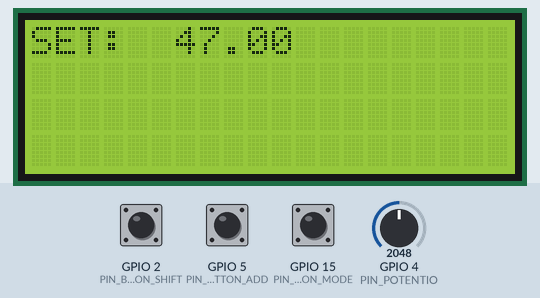
Simulated run of this sketch. Board: ESP32. Parts: 20×4 character LCD. The test bench sets the inputs (shaded band); at power-on: GPIO 15 (PIN_BUTTON_MODE) HIGH, GPIO 4 (PIN_POTENTIO) = 2048, GPIO 2 (PIN_BUTTON_SHIFT) HIGH, GPIO 5 (PIN_BUTTON_ADD) HIGH. EEPROM starts erased.

Above: at 1.2 s.
1.3 s: GPIO 15 (PIN_BUTTON_MODE) pulled LOW for 0.15 s
At 2.5 s:
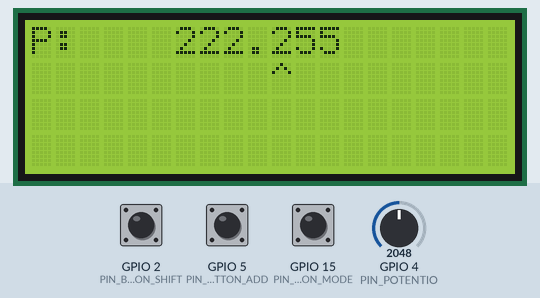
2.9 s: GPIO 15 (PIN_BUTTON_MODE) pulled LOW for 1 s
At 4.4 s:
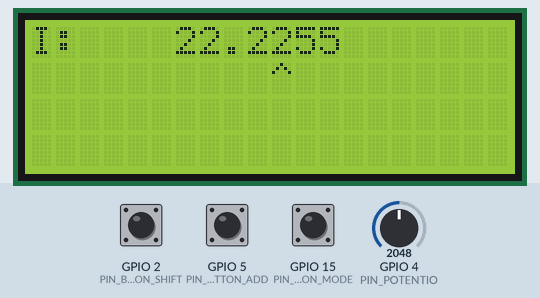
5.4 s: GPIO 15 (PIN_BUTTON_MODE) pulled LOW for 0.15 s
At 6.0 s:
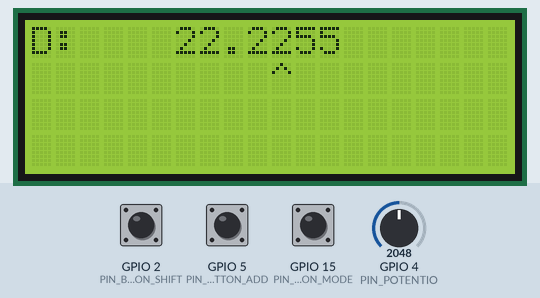
7.0 s: GPIO 15 (PIN_BUTTON_MODE) pulled LOW for 3.2 s
At 7.9 s:
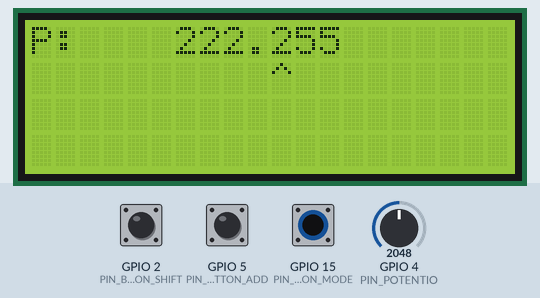
13.2 s: GPIO 4 (PIN_POTENTIO) set to 2866
At 14.1 s:
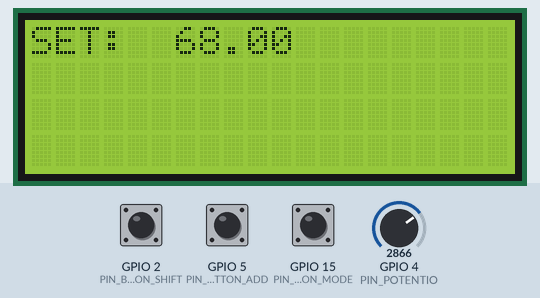
14.8 s: GPIO 4 (PIN_POTENTIO) set to 491
At 16.2 s:
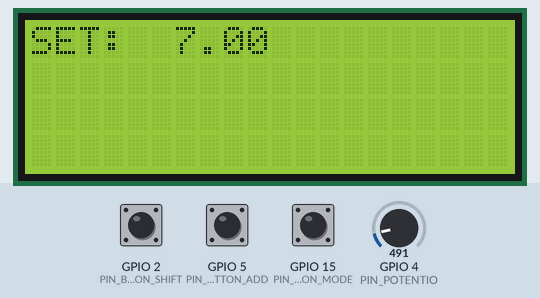
Timing chart, 0 to 17.8 s (numbered marks = the images above; inputs shaded):
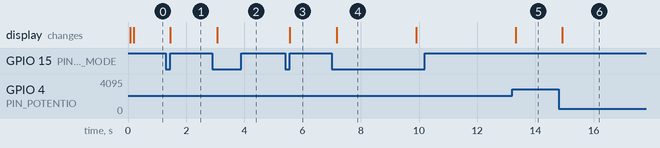

The sketch:

esp32_arduino.ino
```cpp
#include <Wire.h>
#include <LiquidCrystal_I2C.h>
#include <EEPROM.h>

#include "fsm.h"

#define PIN_BUTTON_MODE   15
#define PIN_BUTTON_SHIFT  2
#define PIN_BUTTON_ADD    5
#define PIN_POTENTIO      4

LiquidCrystal_I2C lcd(0x27,20,4);  // set the LCD address to 0x27 for a 16 chars and 2 line display

// BUTTON INPUT SIGNAL
int button_mode = 0, button_shift = 0, button_add = 0;

// DEBOUNCER SIGNAL
int count_deb_shift = 0, count_deb_add = 0, count_deb_mode = 0;
int state_deb_shift = STATE_DETECT, state_deb_add = STATE_DETECT, state_deb_mode = STATE_DETECT;
int deb_shift = 0, deb_add = 0, deb_mode = 0;

// FSM_MODE SIGNAL
int state_mode = MODE_START;
int counter_mode = 0;

// FSM_NUM_SHIFT SIGNAL
int state_num_shift = BLOCK_1;

// PARAMETER
float Kp, Ki, Kd;

// NUM_ADD SIGNAL
int num_block_p[4] = {0, 0, 0, 0};
int num_block_i[4] = {0, 0, 0, 0};
int num_block_d[4] = {0, 0, 0, 0};

// PID VAR
float integral = 0;
float last_err = 0;

// SETPOINT (POTENTIO)
float setpoint = 0.0;

// COMMUNICATION WITH MOTOR
int next_valid = 0;
float motor_out = 0.0, pid_out = 0.0;
String buff;
int available = 0;

void pid(float input, float *output, float setpoint, float kp, float ki, float kd, float time){

    float error = setpoint - input;
    integral += error * time;
    float deriv = (last_err - error)/time;
    last_err = error;
    *output = kp * error + ki * integral + kd * deriv;

}

void read_eeprom(){
  Kp = EEPROM.read(0);
  Ki = EEPROM.read(1);
  Kd = EEPROM.read(2);

  for(int z=0; z<4; z++){
    num_block_p[z] = EEPROM.read(3+z);
  }
  for(int z=0; z<4; z++){
    num_block_i[z] = EEPROM.read(7+z);
  }
  for(int z=0; z<4; z++){
    num_block_d[z] = EEPROM.read(11+z);
  }
}

void write_eeprom(){
  EEPROM.writeFloat(0, Kp);
  EEPROM.writeFloat(1, Ki);
  EEPROM.writeFloat(2, Kd);

  for(int z=0; z<4; z++){
    EEPROM.write(3+z, num_block_p[z]);
  }

  for(int z=0; z<4; z++){
    EEPROM.write(7+z, num_block_i[z]);
  }

  for(int z=0; z<4; z++){
    EEPROM.write(11+z, num_block_d[z]);
  }
  EEPROM.commit();
}

void setup() {
  EEPROM.begin(64);
  read_eeprom();
  param_assign(num_block_p, num_block_i, num_block_d, &Kp, &Ki, &Kd);
  lcd.init();
  lcd.backlight();
  Serial.begin(115200);
  pinMode(PIN_BUTTON_MODE, INPUT_PULLUP);
  pinMode(PIN_BUTTON_SHIFT, INPUT_PULLUP);
  pinMode(PIN_BUTTON_ADD, INPUT_PULLUP);
  pinMode(PIN_POTENTIO, INPUT);

  // Task untuk button dan display pada core 0
  xTaskCreatePinnedToCore(button_task, "Button Task", 2048, NULL, 2, NULL, 0);
  xTaskCreatePinnedToCore(display_task, "Display Task", 2048, NULL, 1, NULL, 0);
    // Task untuk kontrol PID pada core 1
  xTaskCreatePinnedToCore(main_control, "Main Task", 2048, NULL, 1, NULL, 1);
  xTaskCreatePinnedToCore(main_config, "Main Config Task", 2048, NULL, 2, NULL, 0);
}

void animate_shift(int mode, int shift_block, int num_block[4]){
    int y = 3;
    int dot_pos;
    switch(mode){
        case MODE_P:
            dot_pos = 3;
            break;

        case MODE_I:
            dot_pos = 2;
            break;

        case MODE_D:
            dot_pos = 2;
            break;

        default:
            break;
    }
    for(int x = 0; x < 5; x++){
        lcd.setCursor(6 + x, 0);
        if(x == dot_pos){
            lcd.print(".");
        }
        else{
            lcd.print(num_block[y]);
            if(y == shift_block){
                lcd.setCursor(6 + x, 1);
                lcd.print("^");
            }
            y--;
        }
    }
}

void display_task(void *pvParam){
  while(1){
    TickType_t xLastWakeTime = xTaskGetTickCount();

    switch(state_mode){
      case MODE_START:
        lcd.clear();
        lcd.setCursor(0,0);
        lcd.print("SET: ");
        lcd.setCursor(6,0);
        lcd.print(setpoint);
        break;

      case MODE_P:
        lcd.clear();
        lcd.setCursor(0,0);
        lcd.print("P: ");
        animate_shift(MODE_P, state_num_shift, num_block_p);
        break;

      case MODE_I:
        lcd.clear();
        lcd.setCursor(0,0);
        lcd.print("I: ");
        animate_shift(MODE_I, state_num_shift, num_block_i);
        break;

      case MODE_D:
        lcd.clear();
        lcd.setCursor(0,0);
        lcd.print("D: ");
        animate_shift(MODE_D, state_num_shift, num_block_d);
        break;

      default:
        break;
    }

    vTaskDelay(100/portTICK_PERIOD_MS);
  }
}

void button_task(void *pvParam){
  while(1){
    TickType_t xLastWakeTime = xTaskGetTickCount();
        if(digitalRead(PIN_BUTTON_SHIFT)==0){
            button_shift = READ_SHIFT;
        }
        else{
            button_shift = 0;
        }

        if(digitalRead(PIN_BUTTON_ADD) == 0){
            button_add = READ_ADD;
        }
        else{
            button_add = 0;
        }

        if(digitalRead(PIN_BUTTON_MODE) == 0){
            button_mode = READ_MODE;
        }
        else{
            button_mode = 0;
        }

        setpoint = map(analogRead(PIN_POTENTIO), 200, 4095, 0, 100);

    vTaskDelay(50/portTICK_PERIOD_MS);
  }
}

void main_control(void *pvParam){
  while(1){
    TickType_t xLastWakeTime1 = xTaskGetTickCount();

      while(Serial.available()>0){
        buff = Serial.readStringUntil(';');

        available = 1;
        Serial.flush();
      }
      if (available == 1){
        motor_out = buff.toFloat();
        // Dijalankan setelah pembacaan berhasil
        pid(motor_out, &pid_out, setpoint, Kp, Ki, Kd, 0.01);
        if(state_mode != MODE_START){
          setpoint = 0;
          pid_out = 0;
        }
        // Mengirimkan output_pid ke desktop
        Serial.print(setpoint);
        Serial.print(";");
        Serial.println(pid_out);

        available = 0;
      }

       vTaskDelay(50/portTICK_PERIOD_MS);
  }
}

void main_config(void *pvParam){
  while(1){
    TickType_t xLastWakeTime1 = xTaskGetTickCount();

    debouncer_fsm(button_mode, 20, 20, START_FLAG, &count_deb_mode, &state_deb_mode, &deb_mode);
    debouncer_fsm(button_shift, 10, 2, READ_SHIFT, &count_deb_shift, &state_deb_shift, &deb_shift);
    debouncer_fsm(button_add, 10, 2, READ_ADD, &count_deb_add, &state_deb_add, &deb_add);

    fsm_mode(deb_mode, &state_mode);
    if(state_mode != MODE_START){
      fsm_num_shift(deb_shift, &state_num_shift);
      switch(state_mode){
        case MODE_P:
          num_add(deb_add, state_num_shift, num_block_p);
          break;

        case MODE_I:
          num_add(deb_add, state_num_shift, num_block_i);
          break;

        case MODE_D:
          num_add(deb_add, state_num_shift, num_block_d);
          break;

        default:
          break;
      }
    }

    if(deb_mode == START_FLAG){
      param_assign(num_block_p, num_block_i, num_block_d, &Kp, &Ki, &Kd);
      write_eeprom();

    }

    vTaskDelay(100/portTICK_PERIOD_MS);
  }
}


void loop() {
  // put your main code here, to run repeatedly:

}
```

fsm.h
```cpp
#ifndef FSM_H
#define FSM_H

#include <stdio.h>
#include <stdlib.h>
#include <time.h>

#define MODE_START   0
#define MODE_P      1
#define MODE_I      2
#define MODE_D      3

#define STATE_DETECT        10
#define STATE_DEBOUNCE_IN   11
#define STATE_HOLD          12
#define STATE_DEBOUNCE_OUT  13
#define STATE_CONTINUE      14

#define STATE_UP        20
#define STATE_UP_CONT   21
#define STATE_IDLE      22

#define READ_SHIFT      30
#define READ_ADD        31
#define READ_MODE       32

#define START_FLAG      9

#define BLOCK_1         0
#define BLOCK_2         1
#define BLOCK_3         2
#define BLOCK_4         3


void fsm_num_shift(int input, int *state){
    switch(*state){
        case BLOCK_1:
            if(input == READ_SHIFT){
                *state = BLOCK_2;
            }
            break;

        case BLOCK_2:
            if(input == READ_SHIFT){
                *state = BLOCK_3;
            }
            break;

        case BLOCK_3:
            if(input == READ_SHIFT){
                *state = BLOCK_4;
            }
            break;

        case BLOCK_4:
            if(input == READ_SHIFT){
                *state = BLOCK_1;
            }
            break;

        default:
            *state = BLOCK_1;
            break;
    }
}

void num_add(int button_add, int block_in, int num_out[4]){
    if(button_add == READ_ADD){
        if(num_out[block_in] < 9){
            num_out[block_in] += 1;
        }
        else{
            num_out[block_in] = 0;
        }
    }

}

void fsm_mode(int input, int *state){
    switch(*state){
        case MODE_START:
            if(input == READ_MODE){
                *state = MODE_P;
            }
            break;

        case MODE_P:
            if(input == READ_MODE){
                *state = MODE_I;

            }
            else if(input == START_FLAG){
                *state = MODE_START;
            }
            break;

        case MODE_I:
            if(input == READ_MODE){
                *state = MODE_D;
            }
            else if(input == START_FLAG){
                *state = MODE_START;
            }
            break;

        case MODE_D:
            if(input == READ_MODE){
                *state = MODE_P;
            }
            else if(input == START_FLAG){
                *state = MODE_START;
            }
            break;

        default:
            *state = MODE_START;
            break;
    }
}


void param_assign(int num_p[4], int num_i[4], int num_d[4], float *p, float *i, float *d){
    *p = 100 * num_p[3] + 10 * num_p[2] + num_p[1] + 0.1 * num_p[0];
    *i = 10 * num_i[3] + num_i[2] + 0.1 * num_i[1] + 0.01 * num_i[0];
    *d = 10 * num_d[3] + num_d[2] + 0.1 * num_d[1] + 0.01 * num_d[0];
}


void debouncer_fsm(int button_in, int tresh_count, int cont_count, int cont_out, int *counter, int *state_debounce, int *button_fsm){
    switch(*state_debounce){
        case STATE_DETECT:
            if(button_in != 0){
                *state_debounce = STATE_DEBOUNCE_IN;
                *button_fsm = button_in;
                *counter = 0;
            }
            break;

        case STATE_DEBOUNCE_IN:
            if(*counter > 1){
                *state_debounce = STATE_HOLD;
            }
            else{
                *button_fsm = 0;
                *counter += 1;
            }
            break;

        case STATE_HOLD:
            if(button_in == 0){
                *state_debounce = STATE_DEBOUNCE_OUT;
                *button_fsm = 0;
                *counter = 0;
            }
            else if(button_in != 0 && *counter < tresh_count){
                *button_fsm = 0;
                *counter += 1;
            }
            else if(button_in != 0 && *counter >= tresh_count){
                *state_debounce = STATE_CONTINUE;
                *button_fsm = cont_out;
                *counter = 0;
            }
            break;

        case STATE_CONTINUE:
            if(button_in == 0){
                *state_debounce = STATE_DEBOUNCE_OUT;
                *button_fsm = 0;
                *counter = 0;
            }
            else if(button_in != 0 && *counter < cont_count){
                *button_fsm = 0;
                *counter += 1;
            }
            else if(button_in != 0 && *counter >= cont_count){
                *button_fsm = cont_out;
                *counter = 0;
            }
            break;


        case STATE_DEBOUNCE_OUT:
            if(*counter > 1){
                *state_debounce = STATE_DETECT;
            }
            else{
                *button_fsm = 0;
                *counter += 1;
            }
            break;

        default:
            *button_fsm = 0;
            *state_debounce = STATE_DETECT;
            break;
    }
}

#endif
```

Measured:
- after the input at 1.3 s, the display: changes after 0.15 s (image 1)
- after the input at 2.9 s, the display: changes after 0.17 s (image 2)
- after the input at 5.4 s, the display: changes after 0.16 s (image 3)
- after the input at 7.0 s, the display: changes after 0.18 s (image 4)
- after the input at 13.2 s, the display: changes after 0.12 s (image 5)
- after the input at 14.8 s, the display: changes after 0.11 s (image 6)
- what the display in image 4 shows lasts 2.7 s, from 7.2 s to 9.9 s
